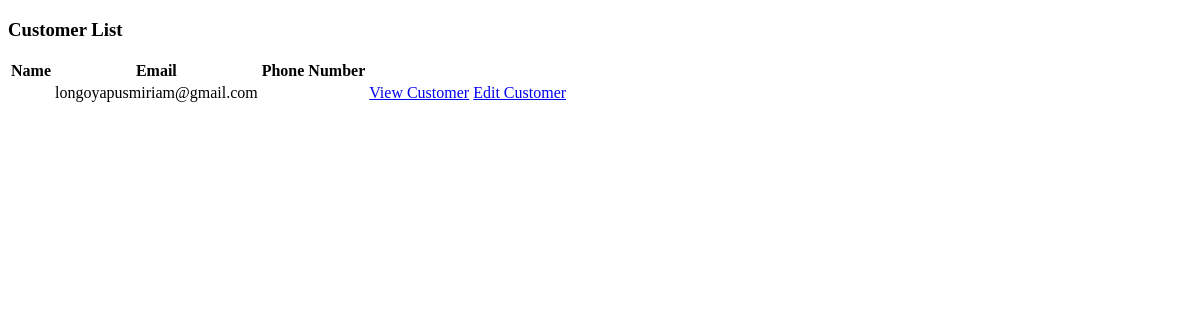
Before: /customer/customer/list/ with the older database file.
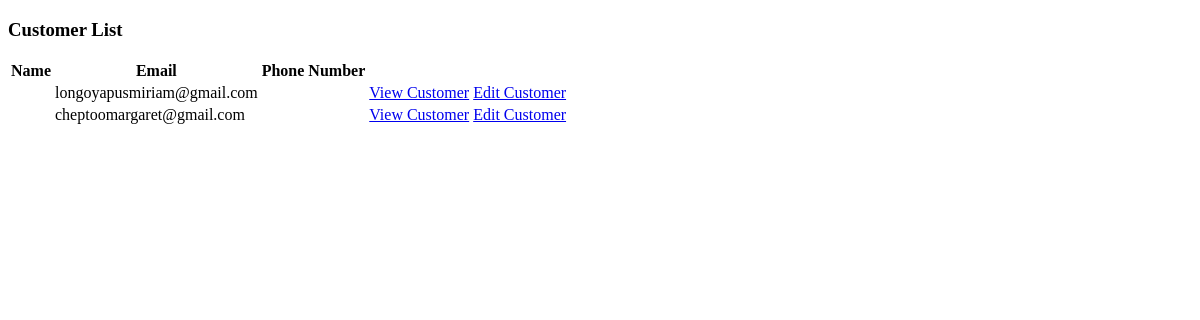
After: the same page with the newer database file.
### customer/models.py (models this page shows)
class Customer(models.Model):
    first_name = models.CharField(max_length=50)
    last_name = models.CharField(max_length=50)
    email = models.EmailField(unique=True)
    phone_number = models.CharField(max_length=20)
    date_of_birth = models.DateField()
    created_at = models

### customer/views.py (the view)
# urls.py: path("customer/list/", customer_list, name="customer_list"),
def customer_list(request):
    customer=Customer.objects.all()
    return render(request, "customer/customer_list.html",{"customer": customer})

### templates/customer/customer_list.html (shortened to what this page needs)
<!DOCTYPE html>
<html lang="en">
<head>
</head>
<body>
    <h3>Customer List</h3>
    <table>
        <thead>
            <tr>
                <th>Name</th>
                <th>Email</th>
                <th>Phone Number</th>
            </tr>
        </thead>
        <tbody>
            {% for customer in customer %}
            <tr>
                <td>{{ customer.name }}</td>
                <td>{{ customer.email }}</td>
                <td>{{ customer.phone }}</td>
                <td><a href="{% url 'customer_upload' id=customer.id %}">View Customer</a></td>
                <td><a href="{% url edit_customer_view id=customer.id %}">Edit Customer</a> </td>
            </tr>
            {% endfor %}
        </tbody>
    </table>
</body>
</html>

Changed rows visible on the page:
added Customer: email "cheptoomargaret@gmail.com"
